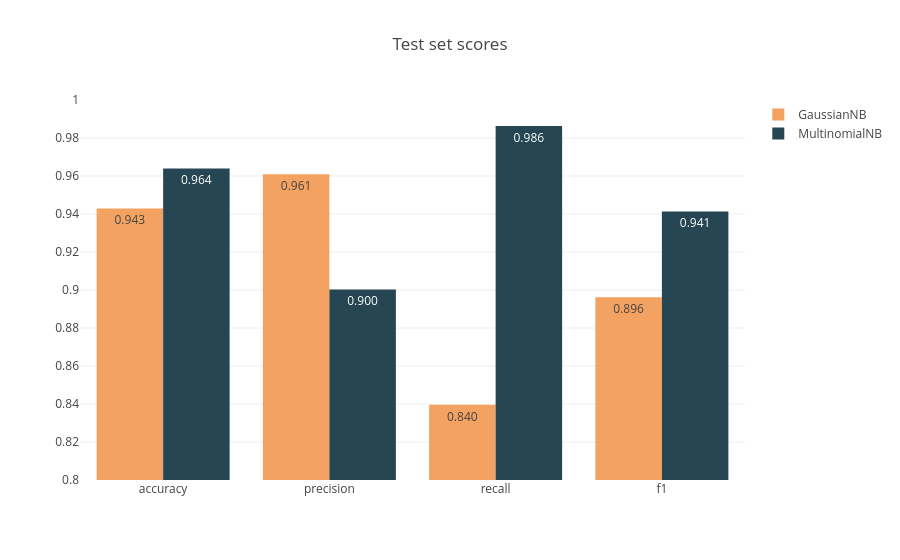

Notebook source saved alongside this figure:
### Markdown cell above
The same scores as a grouped bar chart:

### Code cell
plot_df = results.reset_index().melt(id_vars="index", var_name="metric", value_name="score")
fig = px.bar(plot_df, x="metric", y="score", color="index", barmode="group", text_auto=".3f",
             color_discrete_map={"GaussianNB": "#f4a261", "MultinomialNB": "#264653"},
             title="Test set scores", template="plotly_white")
fig.update_yaxes(range=[0.8, 1])
fig.update_layout(legend_title_text="")
fig.show()

### Figure 1 — Plotly figure (JSON) as saved in the notebook; plotly's stock layout.template omitted (floating-point values rounded to 4 significant figures)
{"data": [{"marker": {"color": "#f4a261"}, "name": "GaussianNB", "texttemplate": "%{y:.3f}", "type": "bar", "x": ["accuracy", "precision", "recall", "f1"], "y": [0.9429, 0.9609, 0.8396, 0.8962]}, {"marker": {"color": "#264653"}, "name": "MultinomialNB", "texttemplate": "%{y:.3f}", "type": "bar", "x": ["accuracy", "precision", "recall", "f1"], "y": [0.964, 0.9003, 0.9863, 0.9414]}], "layout": {"barmode": "group", "legend": {"title": {"text": ""}}, "title": {"text": "Test set scores"}, "yaxis": {"range": [0.8, 1]}}}
